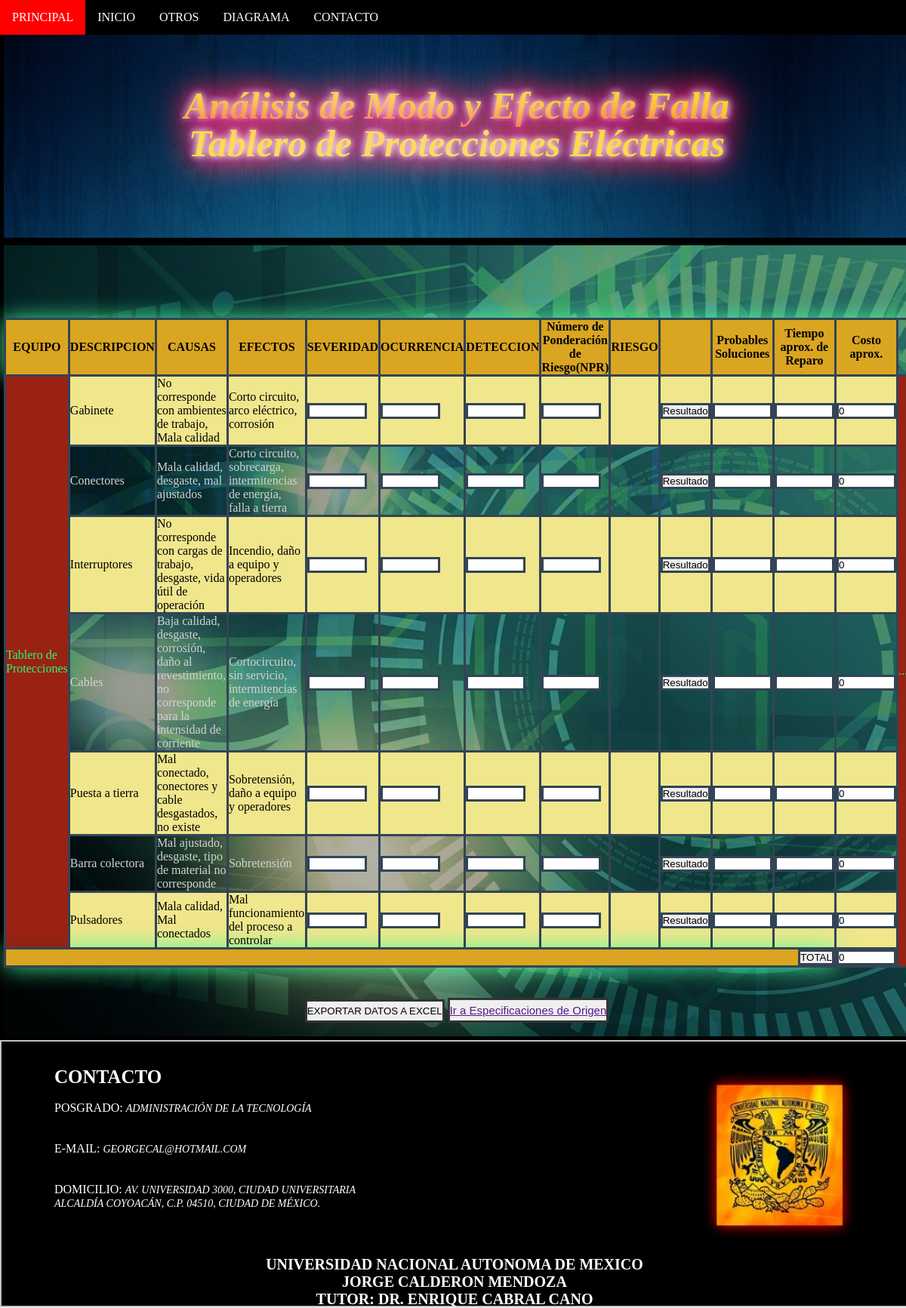
Page /TableroProtec/ on the committed database.
### TES/models.py (models this page shows, shortened)
class Post(models.Model):
    Autor = models.ForeignKey('auth.User', on_delete=models.CASCADE)
    Elemento = models.CharField(max_length=200)
    Descripción_1 = models.CharField(max_length=200)
    Causa_1 = models.TextField()
    Efectos_1 = models.TextField()
    Descripción_2 = models.CharField(max_length=200)
    Causa_2 = models.TextField()
    Efectos_2 = models.TextField()
    Descripción_3 = models.CharField(max_length=200)
    Causa_3 = models.TextField()
    Efectos_3 = models.TextField()
    Descripción_4 = models.CharField(max_length=200)
    Causa_4 = models.TextField()
    Efectos_4 = models.TextField()
    Descripción_5 = models.CharField(max_length=200)
    Causa_5 = models.TextField()
    Efectos_5 = models.TextField()
    Descripción_6 = models.CharField(max_length=200)
    Causa_6 = models.TextField()
    Efectos_6 = models.TextField()
    Descripción_7 = models.CharField(max_length=200)
    Causa_7 = models.TextField()
    Efectos_7 = models.TextField()
    Descripción_8 = models.CharField(max_length=200)
    Causa_8 = models.TextField()
    Efectos_8 = models.TextField()
    Descripción_9 = models.CharField(max_length=200)
    Causa_9 = models.TextField()
    Efectos_9 = models.TextField()
    Descripción_10 = models.CharField(max_length=200)
    Causa_10 = models.TextField()
    Efectos_10 = models.TextField()
    Descripción_11 = models.CharField(max_length=200)
    Causa_11 = models.TextField()
    Efectos_11 = models.TextField()
    Descripción_12 = models.CharField(max_length=200)
    Causa_12 = models.TextField()
    Efectos_12 = models.TextField()
    Datos_Creados = models.DateTimeField(
            default=timezone.now)
    Datos_Publicados = models.DateTimeField(
            blank=True, null=True)

### TES/views.py (the view)
# urls.py: path('TableroProtec/', views.TableroProtec, name='TableroProtec'),
def TableroProtec(request):
    posts = Post.objects.filter(Elemento='Tablero de Protecciones')
    return render(request, 'TableroProtec.html', {'posts': posts})

### TES/templates/TableroProtec.html (shortened to what this page needs)
<!DOCTYPE html>
<html lang="es">
<head>
		   {%load static%}
       <link rel="stylesheet" href="{%static 'css/O.css' %}">
</head>
	<header>
		<div class="navbar">
  <a href="/">PRINCIPAL</a>
  <div class="subnav">
    <a href="#">INICIO</a>
  </div>
  <div class="subnav">
    <button class="subnavbtn">OTROS</button>
  </div>
  <div class="subnav">
    <a href="/Diagrama">DIAGRAMA</a>
  </div>
  <a href="#footer">CONTACTO</a>
</div>
	</header>
<body>
{%load static%}
<div style= "background: url({% static 'Ima/91.jpg'%});
border: 5px solid black;
font: italic bold 50px/50px Times New Roman, serif;
text-align:center;
margin: auto; width: 100%; height: 100%; padding-top: 60px; padding-bottom: : 60px;">
	<a class = "v" href="/">Análisis de Modo y Efecto de Falla <br>Tablero de Protecciones Eléctricas</br></a>
 </div>
{%load static%}
<div style= "background: url({% static 'Ima/120.jpg'%}); border: 5px solid black; width: 100%; padding-top: 60px; padding-bottom: : 60px;
background-attachment: fixed;
background-position: center;
background-repeat: no-repeat;
background-size: cover;">
<div>
{% for Post in posts %}
    <table id="tabla" >
      <tr style="background-color:goldenrod; box-shadow: 0 0 30px #4f9;">
        <th>EQUIPO</th>
        <th>DESCRIPCION</th>
        <th>CAUSAS</th>
        <th>EFECTOS</th>
        <th>SEVERIDAD</th>
        <th>OCURRENCIA</th>
        <th>DETECCION</th>
        <th>Número de Ponderación de Riesgo(NPR)</th>
        <th>RIESGO</th>
        <th></th>
				<th>Probables Soluciones</th>
        <th>Tiempo aprox. de Reparo</th>
        <th>Costo aprox.</th>
     </tr>
      <tr style="background-color: khaki;">
        {%load static%}
        <td rowspan="7" style="color:springgreen; background: darkred; opacity: 0.85; box-shadow: 0 0 30px #4f9;">{{ Post.Elemento|linebreaksbr }}</td>
        <td>{{ Post.Descripción_1|linebreaksbr }}</td>
        <td>{{ Post.Causa_1|linebreaksbr }}</td>
        <td>{{ Post.Efectos_1|linebreaksbr }}</td>
        <td><label for="a"></label>
        <input type="text" name="a" id="a" maxlength= "2" size="7"></td>
        <td><label for="b"></label>
        <input type="text" name="b" id="b" maxlength= "2" size="7"></td>
        <td><label for="c"></label>
        <input type="text" name="c" id="c" maxlength= "2" size="7"></td>
        <td id= "m"><label for="d"></label>
        <input type="text" name="d" id="d"  maxlength= "4" size="7"></td>
        <td id= "n"><label for="e"></label></td>
        <td><input type="button" onclick="valor (); m ();" name="r" id="r" value="Resultado"></td>
				<td><label for="g"></label>
        <input type="text" name="g" id="g" maxlength= "60" size="7"></td>
        <td><label for="k"></label>
        <input type="text" name="k" id="k" maxlength= "25" size="7"></td>
        <td><label for="l"></label>
        <input type="text" name="l" id="l" maxlength= "10" size="7" value = 0></td>
        <td rowspan="12" style="color:springgreen; background: darkred; opacity: 0.85; box-shadow: 0 0 30px #4f9;">...</td>
      </tr>
      <tr>
        <td style= "color:lightgray";>{{ Post.Descripción_2|linebreaksbr }}</td>
        <td style= "color:lightgray";>{{ Post.Causa_2|linebreaksbr }}</td>
        <td style= "color:lightgray";>{{ Post.Efectos_2|linebreaksbr }}</td>
        <td><label for="a1"></label>
        <input type="text" name="a1" id="a1" maxlength= "2" size="7"></td>
        <td><label for="b1"></label>
        <input type="text" name="b1" id="b1" maxlength= "2" size="7"></td>
        <td><label for="c1"></label>
        <input type="text" name="c1" id="c1" maxlength= "2" size="7"></td>
        <td id= "m1"><label for="d1"></label>
        <input type="text" name="d1" id="d1"  maxlength= "4" size="7"></td>
        <td id= "n1"><label for="e1"></label></td>
        <td><input type="button" onclick="valor1 (); m1 ();" name="r1" id="r1" value="Resultado"></td>
				<td><label for="g1"></label>
        <input type="text" name="g1" id="g1" maxlength= "60" size="7"></td>
        <td><label for="k1"></label>
        <input type="text" name="k1" id="k1" maxlength= "25" size="7"></td>
        <td><label for="l"></label>
        <input type="text" name="l1" id="l1" maxlength= "10" size="7" value = 0></td>
      </tr>
      <tr  style="background-color:khaki;">
        <td>{{ Post.Descripción_3|linebreaksbr }}</td>
        <td>{{ Post.Causa_3|linebreaksbr }}</td>
        <td>{{ Post.Efectos_3|linebreaksbr }}</td>
        <td><label for="a2"></label>
        <input type="text" name="a2" id="a2" maxlength= "2" size="7"></td>
        <td><label for="b2"></label>
        <input type="text" name="b2" id="b2" maxlength= "2" size="7"></td>
        <td><label for="c2"></label>
        <input type="text" name="c2" id="c2" maxlength= "2" size="7"></td>
        <td id= "m2"><label for="d2"></label>
        <input type="text" name="d2" id="d2"  maxlength= "4" size="7"></td>
        <td id= "n2"><label for="e2"></label></td>
        <td><input type="button" onclick="valor2 (); m2 ();" name="r2" id="r2" value="Resultado"></td>
				<td><label for="g2"></label>
        <input type="text" name="g2" id="g2" maxlength= "60" size="7"></td>
        <td><label for="k2"></label>
        <input type="text" name="k2" id="k2" maxlength= "25" size="7"></td>
        <td><label for="l"></label>
        <input type="text" name="l2" id="l2" maxlength= "10" size="7" value = 0></td>
      </tr>
      <tr>
        <td style= "color:lightgray";>{{ Post.Descripción_4|linebreaksbr }}</td>
        <td style= "color:lightgray";>{{ Post.Causa_4|linebreaksbr }}</td>
        <td style= "color:lightgray";>{{ Post.Efectos_4|linebreaksbr }}</td>
        <td><label for="a3"></label>
        <input type="text" name="a3" id="a3" maxlength= "2" size="7"></td>
        <td><label for="b3"></label>
        <input type="text" name="b3" id="b3" maxlength= "2" size="7"></td>
        <td><label for="c3"></label>
        <input type="text" name="c3" id="c3" maxlength= "2" size="7"></td>
        <td id= "m3"><label for="d3"></label>
        <input type="text" name="d3" id="d3"  maxlength= "4" size="7"></td>
        <td id= "n3"><label for="e3"></label></td>
        <td><input type="button" onclick="valor3 (); m3 ();" name="r3" id="r3" value="Resultado"></td>
				<td><label for="g3"></label>
        <input type="text" name="g3" id="g3" maxlength= "60" size="7"></td>
        <td><label for="k3"></label>
        <input type="text" name="k3" id="k3" maxlength= "25" size="7"></td>
        <td><label for="l3"></label>
        <input type="text" name="l3" id="l3" maxlength= "10" size="7" value = 0></td>
      </tr>
      <tr style="background-color:khaki;">
        <td>{{ Post.Descripción_5|linebreaksbr }}</td>
        <td>{{ Post.Causa_5|linebreaksbr }}</td>
        <td>{{ Post.Efectos_5|linebreaksbr }}</td>
        <td><label for="a4"></label>
        <input type="text" name="a4" id="a4" maxlength= "2" size="7"></td>
        <td><label for="b4"></label>
        <input type="text" name="b4" id="b4" maxlength= "2" size="7"></td>
        <td><label for="c4"></label>
        <input type="text" name="c4" id="c4" maxlength= "2" size="7"></td>
        <td id= "m4"><label for="d4"></label>
        <input type="text" name="d4" id="d4"  maxlength= "4" size="7"></td>
        <td id= "n4"><label for="e4"></label></td>
        <td><input type="button" onclick="valor4 (); m4 ();" name="r4" id="r4" value="Resultado"></td>
				<td><label for="g4"></label>
        <input type="text" name="g4" id="g4" maxlength= "60" size="7"></td>
        <td><label for="k4"></label>
        <input type="text" name="k4" id="k4" maxlength= "25" size="7"></td>
        <td><label for="l4"></label>
        <input type="text" name="l4" id="l4" maxlength= "10" size="7" value = 0></td>
      </tr>
      <tr>
        <td style= "color:lightgray";>{{ Post.Descripción_6|linebreaksbr }}</td>
        <td style= "color:lightgray";>{{ Post.Causa_6|linebreaksbr }}</td>
        <td style= "color:lightgray";>{{ Post.Efectos_6|linebreaksbr }}</td>
        <td><label for="a5"></label>
        <input type="text" name="a5" id="a5" maxlength= "2" size="7"></td>
        <td><label for="b5"></label>
        <input type="text" name="b5" id="b5" maxlength= "2" size="7"></td>
        <td><label for="c5"></label>
        <input type="text" name="c5" id="c5" maxlength= "2" size="7"></td>
        <td id= "m5"><label for="d5"></label>
        <input type="text" name="d5" id="d5"  maxlength= "4" size="7"></td>
        <td id= "n5"><label for="e5"></label></td>
        <td><input type="button" onclick="valor5 (); m5 ();" name="r5" id="r5" value="Resultado"></td>
				<td><label for="g5"></label>
        <input type="text" name="g5" id="g5" maxlength= "60" size="7"></td>
        <td><label for="k5"></label>
        <input type="text" name="k5" id="k5" maxlength= "25" size="7"></td>
        <td><label for="l5"></label>
        <input type="text" name="l5" id="l5" maxlength= "10" size="7" value = 0></td>
      </tr>
      <tr style="background-color:khaki;">
        <td>{{ Post.Descripción_7|linebreaksbr }}</td>
        <td>{{ Post.Causa_7|linebreaksbr }}</td>
        <td>{{ Post.Efectos_7|linebreaksbr }}</td>
        <td><label for="a6"></label>
        <input type="text" name="a6" id="a6" maxlength= "2" size="7"></td>
        <td><label for="b6"></label>
        <input type="text" name="b6" id="b6" maxlength= "2" size="7"></td>
        <td><label for="c6"></label>
        <input type="text" name="c6" id="c6" maxlength= "2" size="7"></td>
        <td id= "m6"><label for="d6"></label>
        <input type="text" name="d6" id="d6"  maxlength= "4" size="7"></td>
        <td id= "n6"><label for="e6"></label></td>
        <td><input type="button" onclick="valor6 (); m6 ();" name="r6" id="r6" value="Resultado"></td>
				<td><label for="g6"></label>
        <input type="text" name="g6" id="g6" maxlength= "60" size="7"></td>
        <td><label for="k6"></label>
        <input type="text" name="k6" id="k6" maxlength= "25" size="7"></td>
        <td><label for="l6"></label>
        <input type="text" name="l6" id="l6" maxlength= "10" size="7" value = 0></td>
      </tr>
      <tr>
        <td colspan="12" align= "right" style="background-color:goldenrod; box-shadow: 0 0 30px #4f9;"><input type="button" onclick="valor12 ();" name="r12" id="r12" value="TOTAL"></td>
        <td><label for="l12"></label>
        <input type="text" name="l12" id="l12" maxlength= "10" size="7" value = 0></td>
      </tr>
</table>
{% endfor %}
<div  style= "padding-top: 40px;" align= "center">
<button style = "border : 3px solid #333; padding-top: 5px; padding-bottom: 5px;" id="btnExportar"> EXPORTAR DATOS A EXCEL</button>
<button style = "border : 3px solid #333; padding-top: 5px; padding-bottom: 5px;" id="btnExportar"><a href="" style= "font-size: 15px;"> Ir a Especificaciones de Origen<a></button>
</div>
{% load static %}
</div>
</div>
{% load static %}
</body>
<footer id= "footer"; style="width: 100%;">
{% load static %}
<img src="{% static 'Ima/UNAM1.jpg' %}" WIDTH=200 HEIGHT=220 align= "right" style="margin-right: 70px; margin-top: 40px;"></img>
<br>
<h6 style="margin-left: 70px; margin-top: 15px; font-size: 25px;"> CONTACTO </h6>
  <div style="margin-left: 70px;" class="row">
   <label for="name">POSGRADO:</label>
   <label style= "font-size: 14px;"><i>Administración de la Tecnología</i></label>
 </div>
 <br></br>
 <div style="margin-left: 70px;" class="row">
   <label for="email">E-MAIL:</label>
	 <label style= "font-size: 14px;"><i>georgecal@hotmail.com</i></label>
 </div>
 <br></br>
 <div style="margin-left: 70px;" class="row">
   <label for="message">DOMICILIO:</label>
  <label style= "font-size: 14px;" ><i>Av. Universidad 3000, Ciudad Universitaria
	<br>	Alcaldía Coyoacán, C.P. 04510, Ciudad de México.</i></label>
 </div>
<br></br>
<h4 style= "font-size: 20px; margin-top: 25px;" align="center" >UNIVERSIDAD NACIONAL AUTONOMA DE MEXICO </h4>
<h5 style= "font-size: 20px; margin-bottom: 30px;" align="center"> JORGE CALDERON MENDOZA
<br style= "font-size: 20px; margin-bottom: 30px; " align="center"> TUTOR: DR. ENRIQUE CABRAL CANO</br></h5>
</footer>
</html>

### TES/static/css/O.css (style rules this page uses)
* { padding: 0; margin: 0; }
.navbar { overflow: hidden; background-color: black; width: 100%; position:fixed; }
.navbar a { float: left; font-size: 16px; color: white; text-align: center; padding: 14px 16px; text-decoration: none; }
.subnav { float: left; overflow: hidden; }
.subnav .subnavbtn { font-size: 16px; border: none; outline: none; color: white; padding: 14px 16px; background-color: inherit; font-family: inherit; margin: 0; }
.v { color:gold; mix-blend-mode: lighten; text-decoration: none; text-shadow: 0 0 10px #fff, 0 0 20px #fff, 0 0 30px #e60073, 0 0 40px #e60073, 0 0 50px #e60073, 0 0 60px #e60073, 0 0 70px #e60073; }
footer { height:350px; width:100%; background:black; font-family: "Times New Roman"; text-transform: uppercase; color: white; border: 2px solid #c0c0c0; margin: auto; }

### TES/templates/TableroProtec.html (style rules this page uses)
table, th, td, input { border : 3px solid #345; }
table { width: 100%; border-collapse: collapse; }

### rows in the picture
Post: Elemento "Tablero de Protecciones", Descripción_1 "Gabinete", Causa_1 "No corresponde con ambientes de trabajo, Mala calidad", Efectos_1 "Corto circuito, arco eléctrico, corrosión", Descripción_2 "Conectores", Causa_2 "Mala calidad, desgaste, mal ajustados", Efectos_2 "Corto circuito, sobrecarga, intermitencias de energía, falla a tierra", Descripción_3 "Interruptores", Causa_3 "No corresponde con cargas de trabajo, desgaste, vida útil de operación", Efectos_3 "Incendio, daño a equipo y operadores", Descripción_4 "Cables", Causa_4 "Baja calidad, desgaste, corrosión, daño al revestimiento, no corresponde para la intensidad de corriente", Efectos_4 "Cortocircuito, sin servicio, intermitencias de energía", Descripción_5 "Puesta a tierra", Causa_5 "Mal conectado, conectores y cable desgastados, no existe", Efectos_5 "Sobretensión, daño a equipo y operadores", Descripción_6 "Barra colectora", Causa_6 "Mal ajustado, desgaste, tipo de material no corresponde", Efectos_6 "Sobretensión", Descripción_7 "Pulsadores", Causa_7 "Mala calidad, Mal conectados", Efectos_7 "Mal funcionamiento del proceso a controlar"
